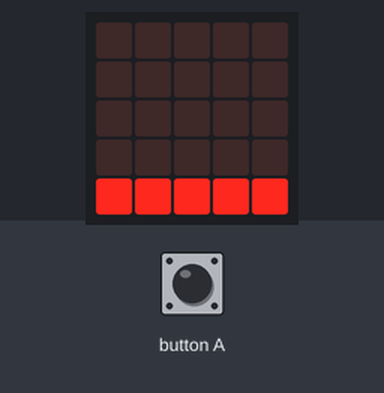
Recording of a program running on a simulated BBC micro:bit (MakeCode). Shown: the board's 5×5 LED display. Inputs (shaded band) come from the test bench.

Above: at 1.6 s.
1.7 s: button A pressed 5 times (0.12 s each, 0.3 s apart)
At 3.7 s:
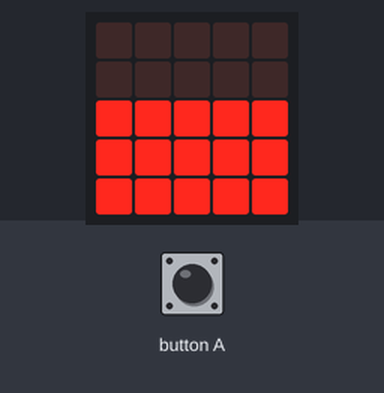
4.9 s: button A pressed for 0.15 s
At 6.1 s:
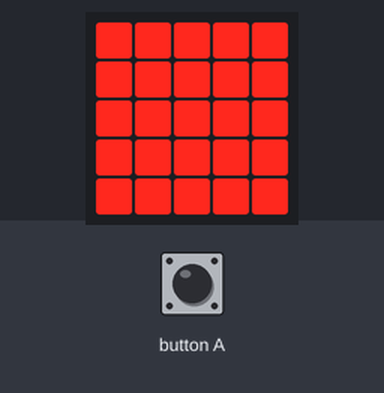
Timing chart, 0 to 7.9 s (numbered marks = the images above; inputs shaded):
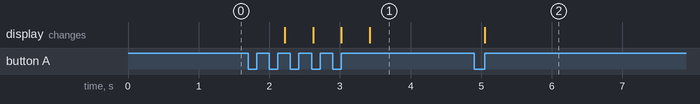

Measured:
- after the input at 1.7 s, the display: changes after 0.52 s (image 1)
- after the input at 4.9 s, the display: changes after 0.15 s (image 2)

The program:

main.ts
```typescript
input.onButtonPressed(Button.A, function () {
    if (livello_volume == 0) {
        basic.showLeds(`
            . . . . .
            . . . . .
            . . . . .
            . . . . .
            # # # # #
            `)
        livello_volume = 1
    } else {
        if (livello_volume == 1) {
            basic.showLeds(`
                . . . . .
                . . . . .
                # # # # #
                # # # # #
                # # # # #
                `)
            livello_volume = 2
        } else {
            if (livello_volume == 2) {
                basic.showLeds(`
                    # # # # #
                    # # # # #
                    # # # # #
                    # # # # #
                    # # # # #
                    `)
                livello_volume = 0
            } else {
                if (livello_volume == 0) {
                    basic.showLeds(`
                        . . . . .
                        . . . . .
                        . . . . .
                        . . . . .
                        # # # # #
                        `)
                }
            }
        }
    }
})
let livello_volume = 0
basic.showLeds(`
    . . . . .
    . . . . .
    . . . . .
    . . . . .
    # # # # #
    `)
```

test.ts
```typescript
// i test vanno qui; questi non saranno compilati quando questo pacchetto viene usato come estensione.
```
